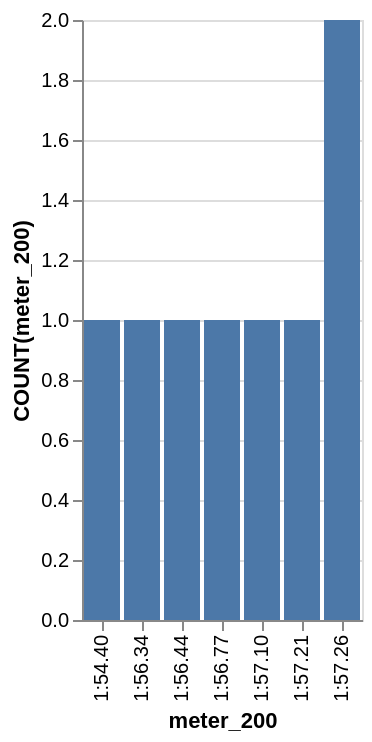

Describe this chart as a Vega-Lite specification.
### Vega-Lite specification from a JSON file in a GitHub repository (floating-point values rounded to 4 significant figures)
{"data": {"values": [{"x_data": "1:54.40", "y_data": 1}, {"x_data": "1:56.34", "y_data": 1}, {"x_data": "1:56.44", "y_data": 1}, {"x_data": "1:56.77", "y_data": 1}, {"x_data": "1:57.10", "y_data": 1}, {"x_data": "1:57.21", "y_data": 1}, {"x_data": "1:57.26", "y_data": 2}]}, "mark": "bar", "encoding": {"x": {"field": "x_data", "type": "nominal", "title": "meter_200", "sort": {"op": "sum", "field": "y_data", "order": "ascending"}}, "y": {"field": "y_data", "type": "quantitative", "title": "COUNT(meter_200)"}}}
